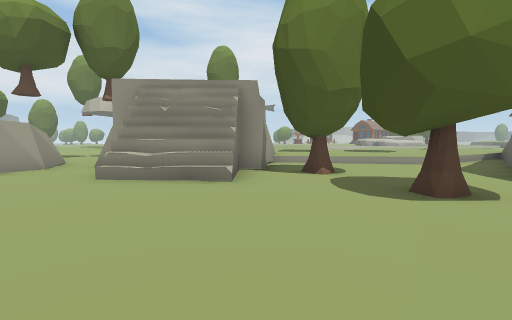
view 1 (above)

20 first-person views from a walk through a 3-D level made in the Unity game engine. The camera is 1.4 m above the floor, tilts 4° down and sees 85° across. The floor is counted in squares, 2 m on a side. Each view is taken from the middle of a square. On the plan, view 1 faces up. The plan holds only what a view shows up to about 9 squares ahead; the rest is blank. The place goes on beyond the plan. The player character is not drawn.

view 2
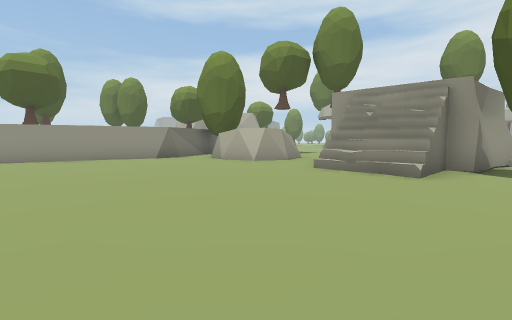

view 3
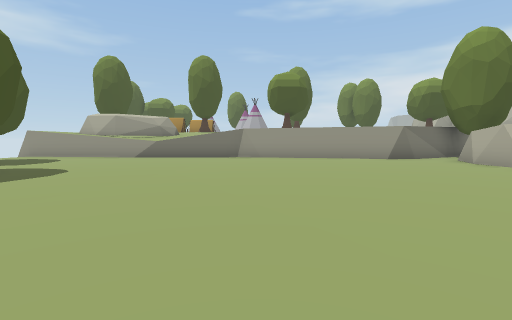

view 4
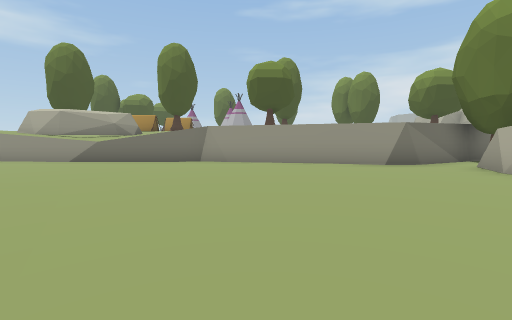

view 5
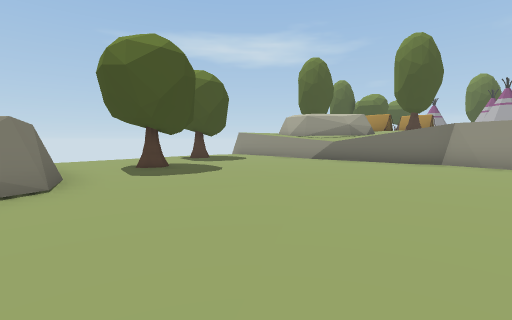

view 6
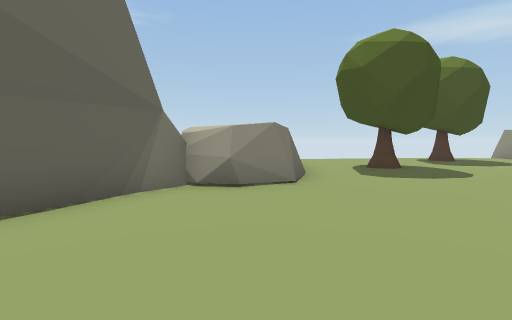

view 7
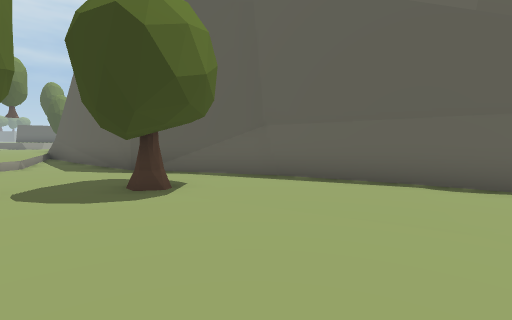

view 8
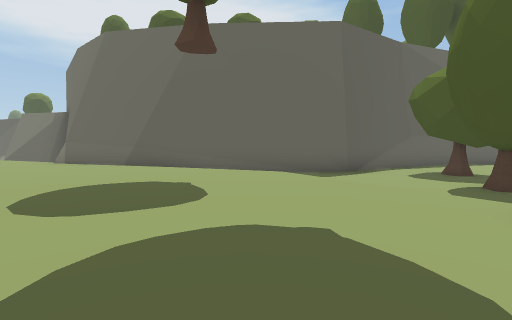

view 9
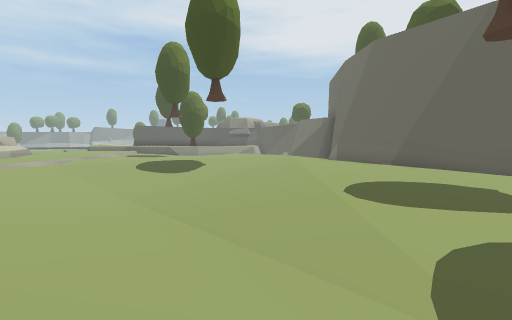

view 10
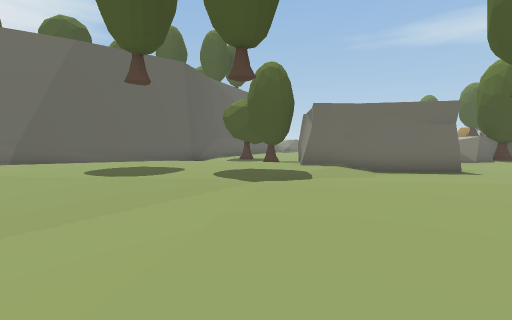

view 11
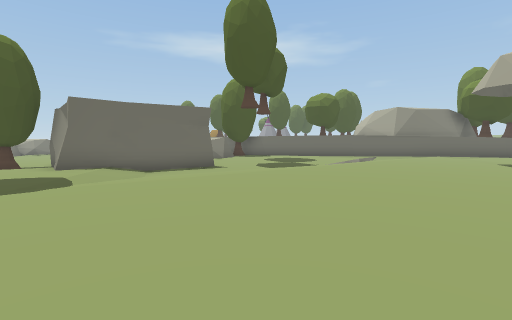

view 12
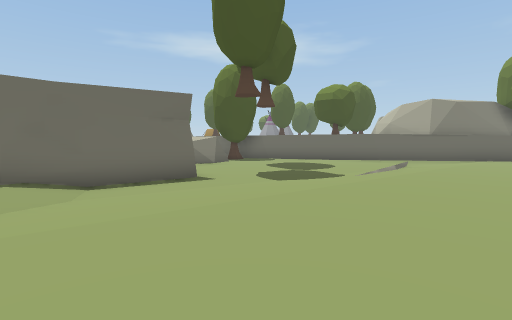

view 13
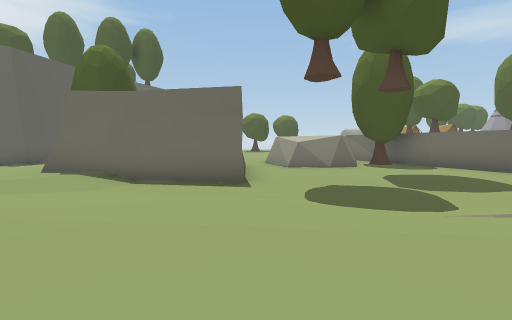

view 14
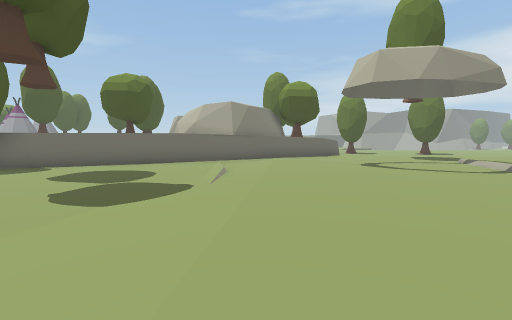

view 15
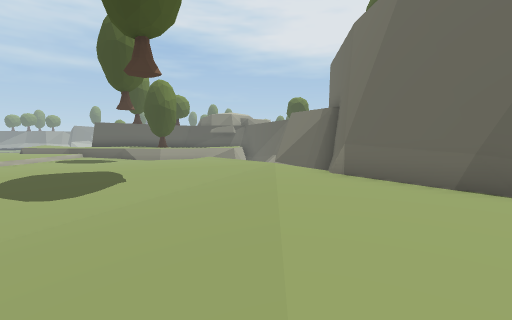

view 16
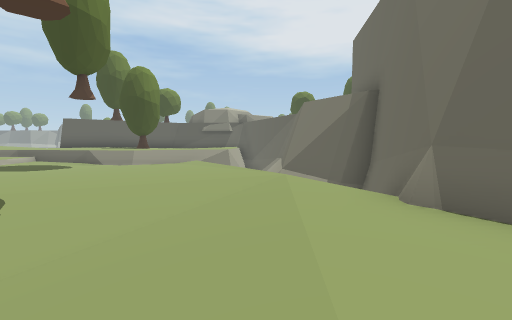

view 17
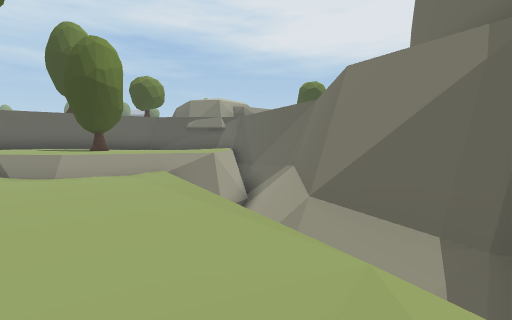

view 18
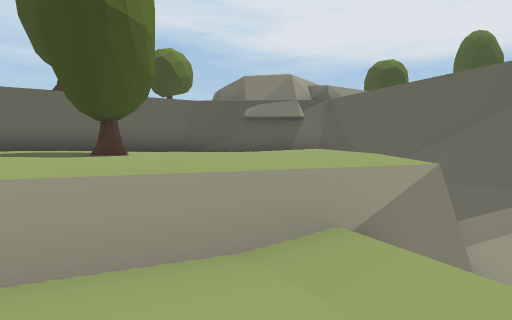

view 19
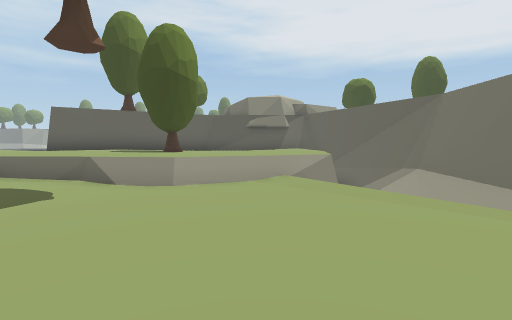

view 20
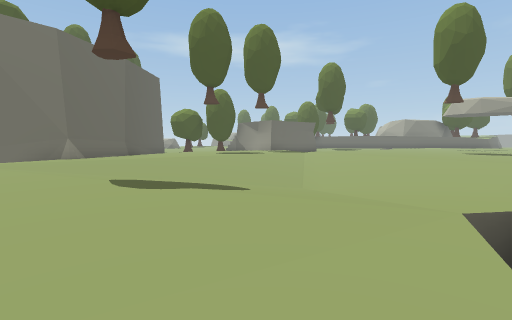

### Floor plan
Key: @ floor where view 1 was taken; # wall or solid block; x gap in a wall; . main floor; : floor 0.25 m higher than the main floor; - floor 0.25 m lower than the main floor; + floor 0.75 m higher than the main floor; * floor 1 m higher than the main floor; / step, stairs or slope; = window, fence, low wall or low ledge; ^ raised ledge; v drop or lower ground; R rock; T tree.
Columns run from 10 left of view 1 to 26 right of it. Each row starts with its distance up from view 1.
 21 ..:           //////vv/.   ..=+***+#
 20 ....         :///////......--=+++++##
 19 ...::        :///////:....---=++TT++#
 18 .:::::::::::::///////::....--+++++++#
 17 ::::::::::::://///////::....-=++++++#
 16 ::::::::::::://///////:::....=*+++++#
 15 ::::::::::::://////////:::../v**++++#
 14 ::::::::::::://////////:::/v vvvvvv##
 13 ////////::::::::///////::vvvvvvvvv##
 12 .....-..////::::::::/:/vv##########
 11 ......---//:::::::::/######
 10 .......=###::::::::###
  9 .......   #::::::/##
  8 #......   x---//-/#
  7 #..RRR.#  #------##
  6 ##T  R.. /#T----##
  5  ##RRR..//-----##
  4   #......---TT-#
  3  ##.....-------#
  2  #.....-------##
  1  #.....-------#
  0  #....----@--##
 -1 ##..---------#
 -2 ^#.---------##
 -3 ^#.--------##
 -4  ^..-----/-#
 -5 ^^..-.--/###
 -6 ^^....T.^ ^
 -7 ^^......^
 -8  ^.T.....

Positions as (right, up) in squares from view 1, and headings:
1: (0, 0), facing up
2: (1, -1), facing up-left
3: (1, -1), facing left
4: (-1, 0), facing left
5: (-1, 0), facing down-left
6: (-1, 0), facing down
7: (-2, 2), facing right
8: (1, 13), facing down-right
9: (1, 14), facing right
10: (2, 18), facing down
11: (2, 18), facing down-left
12: (0, 16), facing down-left
13: (-4, 16), facing down
14: (-1, 14), facing left
15: (5, 13), facing right
16: (8, 13), facing right
17: (12, 13), facing right
18: (17, 16), facing right
19: (13, 16), facing right
20: (13, 21), facing down-left
